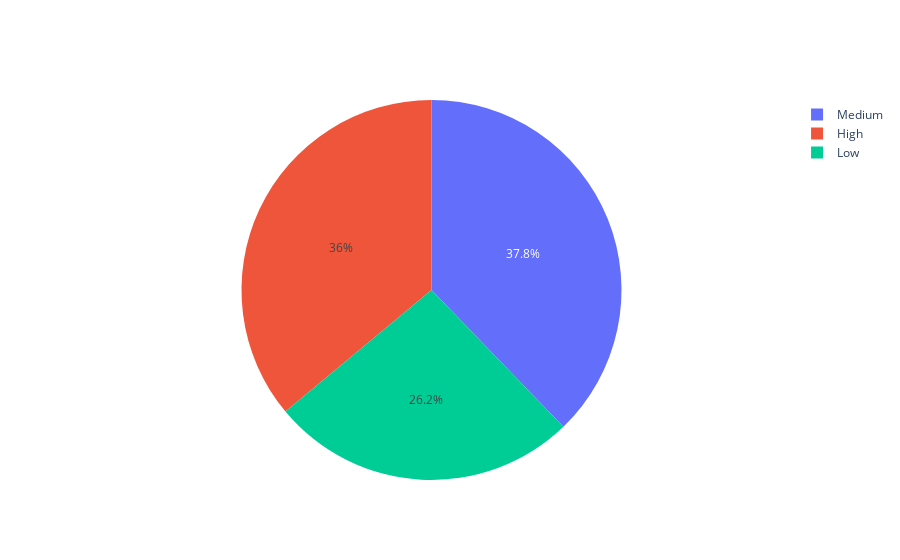

The code cell stored with this chart in its notebook:
### Markdown cell above
<h4>Rough Attendance distribution.</h4>

### Code cell
tdata = data.Attendance_Rough.value_counts()

labels = tdata.index
values = tdata.values

go.Figure(data=[go.Pie(labels=labels, values=values)])

### Figure 1 — Plotly figure (JSON) as saved in the notebook; plotly's stock layout.template omitted (floating-point values rounded to 4 significant figures)
{"data": [{"labels": ["Medium", "High", "Low"], "values": [2410, 2299, 1669], "type": "pie"}], "layout": {}}
